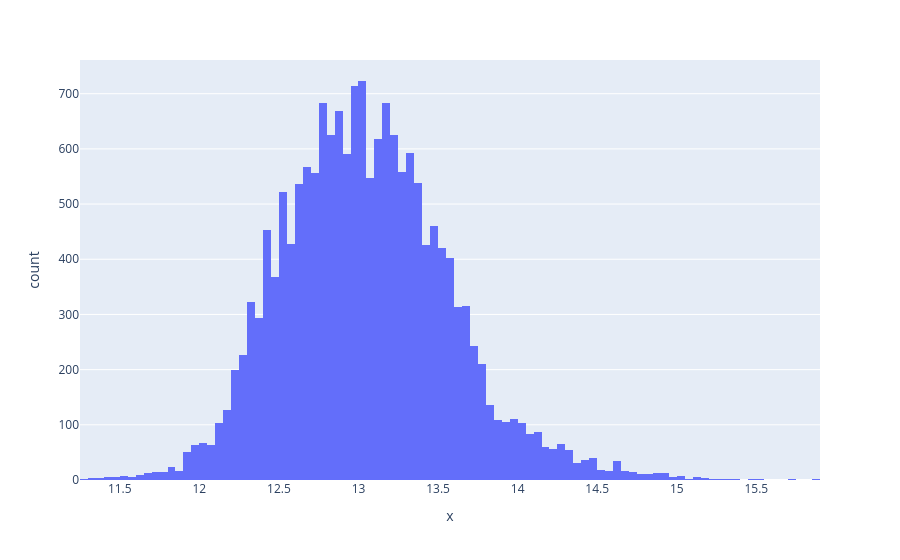

The cell this chart's notebook holds for it:
### Markdown cell above
> Values at around 0 indicate a symmetric distribution, the price is at almost 4 -> very skewed! We definitely need to use the log on our target variable.

### Code cell
px.histogram(df_train,
        x=np.log(df_train['price']))

### Figure 1 — Plotly figure (JSON) as saved in the notebook; plotly's stock layout.template omitted (floating-point values rounded to 4 significant figures; data arrays with more than 128 entries replaced by an {"elided": "..."} marker saying what was removed)
{"data": [{"bingroup": "x", "hovertemplate": "x=%{x}<br>count=%{y}<extra></extra>", "legendgroup": "", "marker": {"color": "#636efa", "pattern": {"shape": ""}}, "name": "", "orientation": "v", "showlegend": false, "type": "histogram", "x": {"elided": "17277 float values"}, "xaxis": "x", "yaxis": "y"}], "layout": {"barmode": "relative", "legend": {"tracegroupgap": 0}, "margin": {"t": 60}, "xaxis": {"anchor": "y", "domain": [0, 1], "title": {"text": "x"}}, "yaxis": {"anchor": "x", "domain": [0, 1], "title": {"text": "count"}}}}
